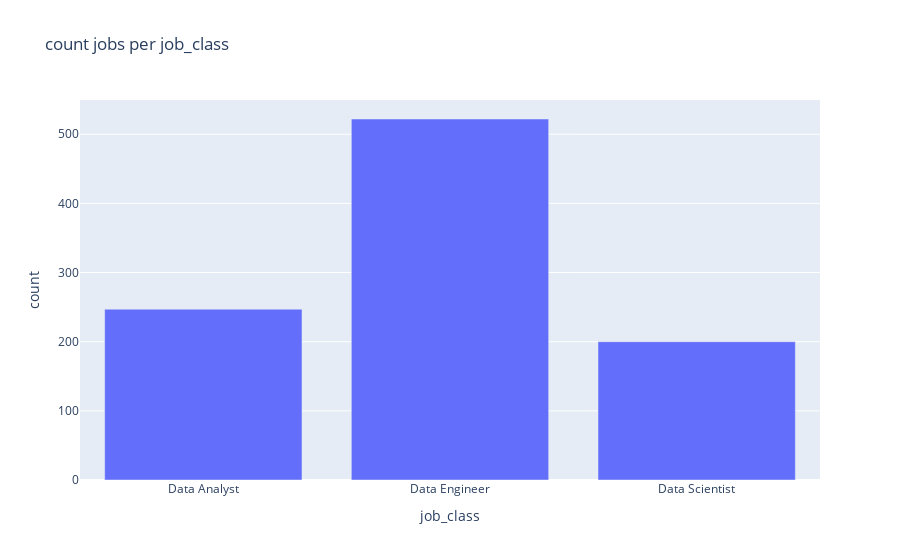

This figure's notebook cell:
### Code cell
count = df[['job_class', 'ID']].groupby(['job_class'])['ID'].count()
fig = px.bar(df, x=count.index.values, y=count, 
             title="count jobs per job_class",
            labels={'x':'job_class','y':'count'})
fig.show()

### Figure 1 — Plotly figure (JSON) as saved in the notebook; plotly's stock layout.template omitted (floating-point values rounded to 4 significant figures)
{"data": [{"alignmentgroup": "True", "hovertemplate": "job_class=%{x}<br>count=%{y}<extra></extra>", "legendgroup": "", "marker": {"color": "#636efa"}, "name": "", "offsetgroup": "", "orientation": "v", "showlegend": false, "textposition": "auto", "type": "bar", "x": ["Data Analyst", "Data Engineer", "Data Scientist"], "xaxis": "x", "y": [247, 522, 200], "yaxis": "y"}], "layout": {"barmode": "relative", "legend": {"tracegroupgap": 0}, "title": {"text": "count jobs per job_class"}, "xaxis": {"anchor": "y", "domain": [0, 1], "title": {"text": "job_class"}}, "yaxis": {"anchor": "x", "domain": [0, 1], "title": {"text": "count"}}}}
